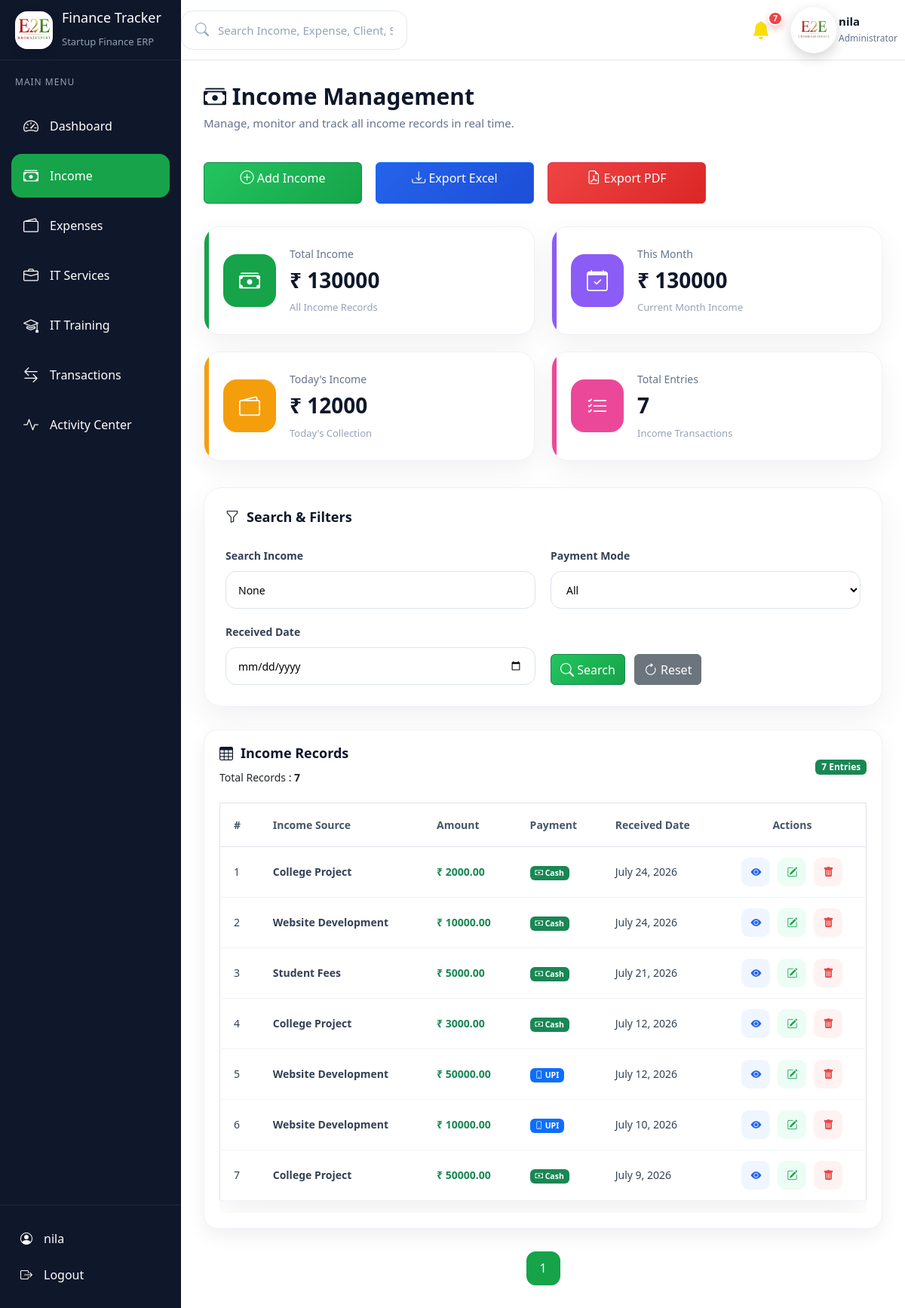
Screenshot of /income/ (signed in) with the database file from the repository.
### income/models.py (models this page shows, shortened)
class Income(BaseModel):
    PAYMENT_MODE = [
        ("Cash", "Cash"),
        ("UPI", "UPI"),
        ("Bank", "Bank Transfer"),
        ("Card", "Card"),
        ("Cheque", "Cheque"),
    ]
    income_source = models.ForeignKey(
        IncomeSource,
        on_delete=models.CASCADE,
        related_name="incomes"
    )
    transaction_id = models.CharField(
        max_length=150,
        blank=True,
        null=True
    )
    cheque_number = models.CharField(
        max_length=100,
        blank=True,
        null=True
    )
    bank_name = models.CharField(
        max_length=100,
        blank=True,
        null=True
    )
    amount = models.DecimalField(
        max_digits=12,
        decimal_places=2,
        validators=[
            MinValueValidator(
                1,
                message="Amount must be greater than zero."
            )
        ]
    )
    payment_mode = models.CharField(
        max_length=20,
        choices=PAYMENT_MODE,
        default="Cash"
    )
    description = models.TextField(
        blank=True,
        null=True
    )
    attachment = models.FileField(
        upload_to="income/",
        blank=True,
        null=True,
        validators=[
            FileExtensionValidator(
                allowed_extensions=[
                    "pdf",
                    "jpg",
                    "jpeg",
                    "png"
                ]
            )
        ]
    )
    received_date = models.DateField()
    class Meta:
        verbose_name = "Income"
        verbose_name_plural = "Income"
        ordering = [
            "-received_date",
            "-created_at"
        ]

class IncomeSource(BaseModel):
    source_name = models.CharField(
        max_length=100,
        unique=True
    )
    status = models.BooleanField(
        default=True
    )
    class Meta:
        verbose_name = "Income Source"
        verbose_name_plural = "Income Sources"
        ordering = ["source_name"]
    def __str__(self):
        return self.source_name

### income/views.py (the view, shortened to what this page needs)
# urls.py: path("", views.income_list, name="income_list"),
def income_list(request):
    incomes = Income.objects.all().order_by("-id")
    search = request.GET.get("search")
    payment_mode = request.GET.get("payment_mode")
    received_date = request.GET.get("received_date")
    if payment_mode:
        incomes = incomes.filter(
            payment_mode=payment_mode
        )
    if received_date:
        incomes = incomes.filter(
            received_date=received_date
        )
    total_income = Income.objects.aggregate(
        total=Sum("amount")
    )["total"] or 0
    today = timezone.now().date()
    today_income = Income.objects.filter(
        received_date=today
    ).aggregate(
        total=Sum("amount")
    )["total"] or 0
    this_month_income = Income.objects.filter(
        received_date__year=today.year,
        received_date__month=today.month
    ).aggregate(
        total=Sum("amount")
    )["total"] or 0
    total_transactions = Income.objects.count()
    paginator = Paginator(incomes, 10)
    page_number = request.GET.get("page")
    page_obj = paginator.get_page(page_number)
    context = {
        "incomes": page_obj,
        "page_obj": page_obj,
        "search": search,
        "payment_mode": payment_mode,
        "received_date": received_date,
        "total_income": total_income,
        "today_income": today_income,
        "this_month_income": this_month_income,
        "total_transactions": total_transactions,
    }
    return render(
        request,
        "income/income.html",
        context
    )

### templates/income/income.html (shortened to what this page needs)
{% extends 'base.html' %}
{% block content %}
<div class="page-header">
    <div class="page-title">
        <h2>
            <i class="bi bi-cash-stack"></i>
            Income Management
        </h2>
        <p>
            Manage, monitor and track all income records in real time.
        </p>
    </div>
    <div class="page-actions">
        <a href="{% url 'add_income' %}" class="btn btn-success">
            <i class="bi bi-plus-circle"></i>
            Add Income
        </a>
        <a href="{% url 'export_income_excel' %}?{{ request.GET.urlencode }}" class="btn btn-primary">
            <i class="bi bi-download"></i>
            Export Excel
        </a>
        <a href="{% url 'export_income_pdf' %}?{{ request.GET.urlencode }}" class="btn btn-danger">
            <i class="bi bi-file-earmark-pdf"></i>
            Export PDF
        </a>
    </div>
</div>
<div class="dashboard-cards">
    <div class="dashboard-card income-card">
        <div class="card-icon">
            <i class="bi bi-cash-stack"></i>
        </div>
        <div class="card-details">
            <span>Total Income</span>
            <h2>₹ {{ total_income }}</h2>
            <small>All Income Records</small>
        </div>
    </div>
    <div class="dashboard-card profit-card">
        <div class="card-icon">
            <i class="bi bi-calendar-check"></i>
        </div>
        <div class="card-details">
            <span>This Month</span>
            <h2>₹ {{ this_month_income }}</h2>
            <small>Current Month Income</small>
        </div>
    </div>
    <div class="dashboard-card target-card">
        <div class="card-icon">
            <i class="bi bi-wallet2"></i>
        </div>
        <div class="card-details">
            <span>Today's Income</span>
            <h2>₹ {{ today_income }}</h2>
            <small>Today's Collection</small>
        </div>
    </div>
    <div class="dashboard-card transaction-card">
        <div class="card-icon">
            <i class="bi bi-list-check"></i>
        </div>
        <div class="card-details">
            <span>Total Entries</span>
            <h2>{{ total_transactions }}</h2>
            <small>Income Transactions</small>
        </div>
    </div>
</div>
<div class="filter-card">
    <div class="box-header">
        <h3>
            <i class="bi bi-funnel"></i>
            Search & Filters
        </h3>
    </div>
    <form method="GET">
        <div class="filter-grid">
            <div class="filter-group">
                <label>
                    Search Income
                </label>
                <input type="text" name="search" value="{{ search }}" placeholder="Search by Income Source...">
            </div>
            <div class="filter-group">
                <label>
                    Payment Mode
                </label>
                <select name="payment_mode">
                    <option value="">All</option>
                </select>
            </div>
            <div class="filter-group">
                <label>
                    Received Date
                </label>
                <input type="date" name="received_date" value="{{ received_date }}">
            </div>
            <div class="filter-buttons">
                <button class="btn btn-success">
                    <i class="bi bi-search"></i>
                    Search
                </button>
                <a href="{% url 'income_list' %}" class="btn btn-secondary">
                    <i class="bi bi-arrow-clockwise"></i>
                    Reset
                </a>
            </div>
        </div>
    </form>
</div>
<div class="dashboard-box income-table-card">
    <div class="box-header">
        <div>
            <h3>
                <i class="bi bi-table"></i>
                Income Records
            </h3>
            <small>
                Total Records :
                <strong>{{ page_obj.paginator.count }}</strong>
            </small>
        </div>
        <div>
            <span class="badge bg-success">
                {{ page_obj.paginator.count }} Entries
            </span>
        </div>
    </div>
    <div class="table-responsive">
        <table class="table dashboard-table align-middle">
            <thead>
                <tr>
                    <th>#</th>
                    <th>Income Source</th>
                    <th>Amount</th>
                    <th>Payment</th>
                    <th>Received Date</th>
                    <th class="text-center">
                        Actions
                    </th>
                </tr>
            </thead>
            <tbody>
                {% for income in incomes %}
                <tr>
                    <td>
                        {{ forloop.counter }}
                    </td>
                    <td>
                        <div class="fw-semibold">
                            {{ income.income_source }}
                        </div>
                    </td>
                    <td>
                        <span class="text-success fw-bold">
                            ₹ {{ income.amount }}
                        </span>
                    </td>
                    <td>
                        {% if income.payment_mode == "Cash" %}
                        <span class="badge bg-success">
                            <i class="bi bi-cash"></i>
                            Cash
                        </span>
                        {% elif income.payment_mode == "UPI" %}
                        <span class="badge bg-primary">
                            <i class="bi bi-phone"></i>
                            UPI
                        </span>
                        {% elif income.payment_mode == "Bank" %}
                        <span class="badge bg-info">
                            <i class="bi bi-bank"></i>
                            Bank
                        </span>
                        {% elif income.payment_mode == "Card" %}
                        <span class="badge bg-warning text-dark">
                            <i class="bi bi-credit-card"></i>
                            Card
                        </span>
                        {% else %}
                        <span class="badge bg-secondary">
                            <i class="bi bi-receipt"></i>
                            Cheque
                        </span>
                        {% endif %}
                    </td>
                    <td>
                        {{ income.received_date }}
                    </td>
                    <td>
                        <div class="action-buttons justify-content-center">
                            <a href="{% url 'view_income' income.id %}" class="view-btn" title="View">
                                <i class="bi bi-eye-fill"></i>
                            </a>
                            <a href="{% url 'edit_income' income.id %}" class="edit-btn" title="Edit">
                                <i class="bi bi-pencil-square"></i>
                            </a>
                            <a href="#"
           class="delete-btn"
           data-url="{% url 'delete_income' income.id %}"
           data-bs-toggle="modal"
           data-bs-target="#deleteModal"
           title="Delete">
                                    <i class="bi bi-trash-fill"></i>
                                </a>
                        </div>
                    </td>
                </tr>
                {% endfor %}
            </tbody>
        </table>
    </div>
</div>
<div class="pagination-container">
    {% for page in page_obj.paginator.page_range %}
    {% if page == page_obj.number %}
    <span class="page-btn active">
        {{ page }}
    </span>
    {% else %}
    <a href="?page={{ page }}" class="page-btn">
        {{ page }}
    </a>
    {% endif %}
    {% endfor %}
</div>
{% endblock %}

### templates/includes/sidebar.html (shortened to what this page needs)
{% load static %}
<aside class="sidebar" id="sidebar">
    <div class="sidebar-header">
        <div class="brand">
            <div class="brand-logo">
                <img
    src="{% static 'images/e2e.jpeg' %}"
    alt="E2E Logo"
    class="brand-logo-img"
>
            </div>
            <div class="brand-text">
                <h2>Finance Tracker</h2>
                <span>Startup Finance ERP</span>
            </div>
        </div>
    </div>
    <div class="menu-title">
        MAIN MENU
    </div>
    <ul class="sidebar-menu">
        <li>
            <a href="/dashboard/" class="{% if '/dashboard/' in request.path %}active{% endif %}">
                <i class="bi bi-speedometer2"></i>
                <span>Dashboard</span>
            </a>
        </li>
        <li>
            <a href="/income/" class="{% if '/income/' in request.path %}active{% endif %}">
                <i class="bi bi-cash-stack"></i>
                <span>Income</span>
            </a>
        </li>
        <li>
            <a href="/expenses/" class="{% if '/expenses/' in request.path %}active{% endif %}">
                <i class="bi bi-wallet2"></i>
                <span>Expenses</span>
            </a>
        </li>
        <li>
            <a href="/services/" class="{% if '/services/' in request.path %}active{% endif %}">
                <i class="bi bi-briefcase"></i>
                <span>IT Services</span>
            </a>
        </li>
        <li>
            <a href="/training/" class="{% if '/training/' in request.path %}active{% endif %}">
                <i class="bi bi-mortarboard"></i>
                <span>IT Training</span>
            </a>
        </li>
        <li>
            <a href="/transactions/" class="{% if '/transactions/' in request.path %}active{% endif %}">
                <i class="bi bi-arrow-left-right"></i>
                <span>Transactions</span>
            </a>
        </li>
        <li>
            <a href="/activity/" class="{% if '/activity/' in request.path %}active{% endif %}">
                <i class="bi bi-activity"></i>
                <span>Activity Center</span>
            </a>
        </li>
    </ul>
    <div class="sidebar-footer">
        <a href="/admin/">
            <i class="bi bi-person-circle"></i>
            <span>{{ request.user.username }}</span>
        </a>
        <a href="/logout/">
            <i class="bi bi-box-arrow-right"></i>
            <span>Logout</span>
        </a>
    </div>
</aside>

### templates/includes/navbar.html (shortened to what this page needs)
{% load static %}
<nav class="navbar">
    <div class="navbar-left">
        <div class="search-box">
            <i class="bi bi-search"></i>
            <input type="text" id="globalSearch" placeholder="Search Income, Expense, Client, Student..."
                autocomplete="off">
        </div>
    </div>
    <div class="navbar-right">
        <a href="{% url 'notification_list' %}" class="nav-icon notification-icon">
            <i class="bi bi-bell-fill"></i>
            {% if unread_notifications > 0 %}
            <span class="count">
                {{ unread_notifications }}
            </span>
            {% endif %}
        </a>
        <div class="profile">
       <img
    src="{% static 'images/e2e-logo.png' %}"
    alt="E2E Logo"
    class="profile-avatar"
>
            <div>
                <h5>{{ request.user.username }}</h5>
                <span>Administrator</span>
            </div>
        </div>
    </div>
</nav>

### rows the page displays
Income: income_source "College Project", amount "2000.00", payment_mode "Cash" (drawn), received_date "July 24, 2026"
Income: income_source "Website Development", amount "10000.00", payment_mode "Cash" (drawn), received_date "July 24, 2026"
Income: income_source "Student Fees", amount "5000.00", payment_mode "Cash" (drawn), received_date "July 21, 2026"
Income: income_source "College Project", amount "3000.00", payment_mode "Cash" (drawn), received_date "July 12, 2026"
Income: income_source "Website Development", amount "50000.00", payment_mode "UPI" (drawn), received_date "July 12, 2026"
Income: income_source "Website Development", amount "10000.00", payment_mode "UPI" (drawn), received_date "July 10, 2026"
Income: income_source "College Project", amount "50000.00", payment_mode "Cash" (drawn), received_date "July 9, 2026"

### other values shown
{{ request.user.username }} "nila"
{{ unread_notifications }} "7"
{{ total_income }} "130000"
{{ this_month_income }} "130000"
{{ today_income }} "12000"
{{ total_transactions }} "7"
{{ page_obj.paginator.count }} "7"
{{ page }} "1"
